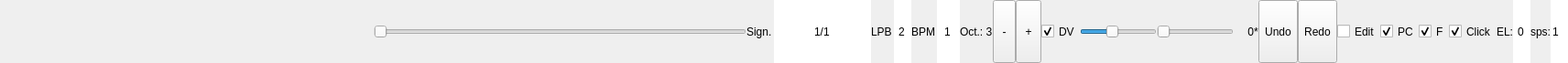
<?xml version="1.0" encoding="UTF-8"?>
<ui version="4.0">
 <class>Bottom_bar_widget</class>
 <widget class="QWidget" name="Bottom_bar_widget">
  <property name="geometry">
   <rect>
    <x>0</x>
    <y>0</y>
    <width>1712</width>
    <height>69</height>
   </rect>
  </property>
  <property name="sizePolicy">
   <sizepolicy hsizetype="Minimum" vsizetype="MinimumExpanding">
    <horstretch>0</horstretch>
    <verstretch>0</verstretch>
   </sizepolicy>
  </property>
  <property name="maximumSize">
   <size>
    <width>16777215</width>
    <height>127</height>
   </size>
  </property>
  <property name="windowTitle">
   <string>Form</string>
  </property>
  <layout class="QHBoxLayout" name="horizontalLayout_5">
   <property name="spacing">
    <number>0</number>
   </property>
   <property name="leftMargin">
    <number>0</number>
   </property>
   <property name="topMargin">
    <number>0</number>
   </property>
   <property name="rightMargin">
    <number>0</number>
   </property>
   <property name="bottomMargin">
    <number>0</number>
   </property>
   <item>
    <widget class="QWidget" name="widget" native="true">
     <property name="sizePolicy">
      <sizepolicy hsizetype="Preferred" vsizetype="MinimumExpanding">
       <horstretch>0</horstretch>
       <verstretch>0</verstretch>
      </sizepolicy>
     </property>
     <property name="maximumSize">
      <size>
       <width>16777215</width>
       <height>120</height>
      </size>
     </property>
     <property name="palette">
      <palette>
       <active>
        <colorrole role="WindowText">
         <brush brushstyle="SolidPattern">
          <color alpha="255">
           <red>0</red>
           <green>0</green>
           <blue>0</blue>
          </color>
         </brush>
        </colorrole>
        <colorrole role="Light">
         <brush brushstyle="SolidPattern">
          <color alpha="255">
           <red>200</red>
           <green>200</green>
           <blue>200</blue>
          </color>
         </brush>
        </colorrole>
        <colorrole role="Dark">
         <brush brushstyle="SolidPattern">
          <color alpha="255">
           <red>90</red>
           <green>90</green>
           <blue>90</blue>
          </color>
         </brush>
        </colorrole>
        <colorrole role="Text">
         <brush brushstyle="SolidPattern">
          <color alpha="255">
           <red>0</red>
           <green>0</green>
           <blue>0</blue>
          </color>
         </brush>
        </colorrole>
        <colorrole role="ButtonText">
         <brush brushstyle="SolidPattern">
          <color alpha="255">
           <red>0</red>
           <green>0</green>
           <blue>0</blue>
          </color>
         </brush>
        </colorrole>
        <colorrole role="PlaceholderText">
         <brush brushstyle="SolidPattern">
          <color alpha="255">
           <red>69</red>
           <green>77</green>
           <blue>114</blue>
          </color>
         </brush>
        </colorrole>
       </active>
       <inactive>
        <colorrole role="WindowText">
         <brush brushstyle="SolidPattern">
          <color alpha="255">
           <red>0</red>
           <green>0</green>
           <blue>0</blue>
          </color>
         </brush>
        </colorrole>
        <colorrole role="Light">
         <brush brushstyle="SolidPattern">
          <color alpha="255">
           <red>200</red>
           <green>200</green>
           <blue>200</blue>
          </color>
         </brush>
        </colorrole>
        <colorrole role="Dark">
         <brush brushstyle="SolidPattern">
          <color alpha="255">
           <red>90</red>
           <green>90</green>
           <blue>90</blue>
          </color>
         </brush>
        </colorrole>
        <colorrole role="Text">
         <brush brushstyle="SolidPattern">
          <color alpha="255">
           <red>0</red>
           <green>0</green>
           <blue>0</blue>
          </color>
         </brush>
        </colorrole>
        <colorrole role="ButtonText">
         <brush brushstyle="SolidPattern">
          <color alpha="255">
           <red>0</red>
           <green>0</green>
           <blue>0</blue>
          </color>
         </brush>
        </colorrole>
        <colorrole role="PlaceholderText">
         <brush brushstyle="SolidPattern">
          <color alpha="255">
           <red>69</red>
           <green>77</green>
           <blue>114</blue>
          </color>
         </brush>
        </colorrole>
       </inactive>
       <disabled>
        <colorrole role="WindowText">
         <brush brushstyle="SolidPattern">
          <color alpha="255">
           <red>90</red>
           <green>90</green>
           <blue>90</blue>
          </color>
         </brush>
        </colorrole>
        <colorrole role="Light">
         <brush brushstyle="SolidPattern">
          <color alpha="255">
           <red>200</red>
           <green>200</green>
           <blue>200</blue>
          </color>
         </brush>
        </colorrole>
        <colorrole role="Dark">
         <brush brushstyle="SolidPattern">
          <color alpha="255">
           <red>90</red>
           <green>90</green>
           <blue>90</blue>
          </color>
         </brush>
        </colorrole>
        <colorrole role="Text">
         <brush brushstyle="SolidPattern">
          <color alpha="255">
           <red>90</red>
           <green>90</green>
           <blue>90</blue>
          </color>
         </brush>
        </colorrole>
        <colorrole role="ButtonText">
         <brush brushstyle="SolidPattern">
          <color alpha="255">
           <red>90</red>
           <green>90</green>
           <blue>90</blue>
          </color>
         </brush>
        </colorrole>
        <colorrole role="PlaceholderText">
         <brush brushstyle="NoBrush">
          <color alpha="128">
           <red>0</red>
           <green>0</green>
           <blue>0</blue>
          </color>
         </brush>
        </colorrole>
       </disabled>
      </palette>
     </property>
     <property name="toolTip">
      <string/>
     </property>
     <layout class="QHBoxLayout" name="horizontalLayout_2">
      <property name="spacing">
       <number>0</number>
      </property>
      <property name="sizeConstraint">
       <enum>QLayout::SetMinimumSize</enum>
      </property>
      <property name="leftMargin">
       <number>0</number>
      </property>
      <property name="topMargin">
       <number>0</number>
      </property>
      <property name="rightMargin">
       <number>0</number>
      </property>
      <property name="bottomMargin">
       <number>0</number>
      </property>
      <item>
       <widget class="QWidget" name="widget_2" native="true">
        <property name="sizePolicy">
         <sizepolicy hsizetype="MinimumExpanding" vsizetype="MinimumExpanding">
          <horstretch>0</horstretch>
          <verstretch>0</verstretch>
         </sizepolicy>
        </property>
        <layout class="QHBoxLayout" name="horizontalLayout">
         <property name="spacing">
          <number>0</number>
         </property>
         <property name="leftMargin">
          <number>0</number>
         </property>
         <property name="topMargin">
          <number>0</number>
         </property>
         <property name="rightMargin">
          <number>0</number>
         </property>
         <property name="bottomMargin">
          <number>0</number>
         </property>
         <item>
          <layout class="QHBoxLayout" name="horizontalLayout_6" stretch="1,1">
           <property name="spacing">
            <number>0</number>
           </property>
           <item>
            <widget class="QLabel" name="status_label">
             <property name="sizePolicy">
              <sizepolicy hsizetype="Ignored" vsizetype="MinimumExpanding">
               <horstretch>0</horstretch>
               <verstretch>0</verstretch>
              </sizepolicy>
             </property>
             <property name="frameShadow">
              <enum>QFrame::Plain</enum>
             </property>
             <property name="lineWidth">
              <number>0</number>
             </property>
             <property name="text">
              <string/>
             </property>
             <property name="textFormat">
              <enum>Qt::AutoText</enum>
             </property>
            </widget>
           </item>
           <item>
            <widget class="QSlider" name="system_volume_slider">
             <property name="sizePolicy">
              <sizepolicy hsizetype="Ignored" vsizetype="MinimumExpanding">
               <horstretch>0</horstretch>
               <verstretch>0</verstretch>
              </sizepolicy>
             </property>
             <property name="minimumSize">
              <size>
               <width>120</width>
               <height>0</height>
              </size>
             </property>
             <property name="toolTip">
              <string>System Out Level.</string>
             </property>
             <property name="maximum">
              <number>10000</number>
             </property>
             <property name="orientation">
              <enum>Qt::Horizontal</enum>
             </property>
            </widget>
           </item>
          </layout>
         </item>
        </layout>
       </widget>
      </item>
      <item>
       <widget class="QWidget" name="SignatureWidget" native="true">
        <property name="sizePolicy">
         <sizepolicy hsizetype="Preferred" vsizetype="Minimum">
          <horstretch>0</horstretch>
          <verstretch>0</verstretch>
         </sizepolicy>
        </property>
        <layout class="QHBoxLayout" name="horizontalLayout_8">
         <property name="spacing">
          <number>2</number>
         </property>
         <property name="leftMargin">
          <number>0</number>
         </property>
         <property name="topMargin">
          <number>0</number>
         </property>
         <property name="rightMargin">
          <number>0</number>
         </property>
         <property name="bottomMargin">
          <number>0</number>
         </property>
         <item>
          <widget class="QLabel" name="signature_label">
           <property name="sizePolicy">
            <sizepolicy hsizetype="Preferred" vsizetype="Minimum">
             <horstretch>0</horstretch>
             <verstretch>0</verstretch>
            </sizepolicy>
           </property>
           <property name="text">
            <string>Sign.</string>
           </property>
          </widget>
         </item>
         <item>
          <widget class="SignatureQLineEdit" name="signature">
           <property name="sizePolicy">
            <sizepolicy hsizetype="Minimum" vsizetype="Minimum">
             <horstretch>0</horstretch>
             <verstretch>0</verstretch>
            </sizepolicy>
           </property>
           <property name="maximumSize">
            <size>
             <width>234234</width>
             <height>16777215</height>
            </size>
           </property>
           <property name="toolTip">
            <string>&lt;html&gt;&lt;head/&gt;&lt;body&gt;&lt;p&gt;Time signature.&lt;/p&gt;&lt;p&gt;&lt;br/&gt;&lt;/p&gt;&lt;p&gt;Use mouse wheel to quicly change the value.&lt;/p&gt;&lt;/body&gt;&lt;/html&gt;</string>
           </property>
           <property name="inputMask">
            <string/>
           </property>
           <property name="text">
            <string>1/1</string>
           </property>
           <property name="frame">
            <bool>false</bool>
           </property>
           <property name="alignment">
            <set>Qt::AlignCenter</set>
           </property>
          </widget>
         </item>
        </layout>
       </widget>
      </item>
      <item>
       <widget class="QWidget" name="LPBWidget" native="true">
        <property name="sizePolicy">
         <sizepolicy hsizetype="Preferred" vsizetype="Minimum">
          <horstretch>0</horstretch>
          <verstretch>0</verstretch>
         </sizepolicy>
        </property>
        <layout class="QHBoxLayout" name="horizontalLayout_3">
         <property name="spacing">
          <number>2</number>
         </property>
         <property name="leftMargin">
          <number>0</number>
         </property>
         <property name="topMargin">
          <number>0</number>
         </property>
         <property name="rightMargin">
          <number>0</number>
         </property>
         <property name="bottomMargin">
          <number>0</number>
         </property>
         <item>
          <widget class="QLabel" name="lpb_label">
           <property name="sizePolicy">
            <sizepolicy hsizetype="Preferred" vsizetype="Minimum">
             <horstretch>0</horstretch>
             <verstretch>0</verstretch>
            </sizepolicy>
           </property>
           <property name="text">
            <string>LPB</string>
           </property>
          </widget>
         </item>
         <item>
          <widget class="QSpinBox" name="lpb">
           <property name="sizePolicy">
            <sizepolicy hsizetype="Minimum" vsizetype="Minimum">
             <horstretch>0</horstretch>
             <verstretch>0</verstretch>
            </sizepolicy>
           </property>
           <property name="toolTip">
            <string>&lt;html&gt;&lt;head/&gt;&lt;body&gt;&lt;p&gt;Lines Per Beat&lt;/p&gt;&lt;p&gt;&lt;br/&gt;&lt;/p&gt;&lt;p&gt;(Actually: Lines per quarter note)&lt;/p&gt;&lt;/body&gt;&lt;/html&gt;</string>
           </property>
           <property name="frame">
            <bool>false</bool>
           </property>
           <property name="alignment">
            <set>Qt::AlignCenter</set>
           </property>
           <property name="buttonSymbols">
            <enum>QAbstractSpinBox::NoButtons</enum>
           </property>
           <property name="minimum">
            <number>2</number>
           </property>
           <property name="maximum">
            <number>99</number>
           </property>
          </widget>
         </item>
        </layout>
       </widget>
      </item>
      <item>
       <widget class="QWidget" name="BPMWidget" native="true">
        <property name="sizePolicy">
         <sizepolicy hsizetype="Preferred" vsizetype="MinimumExpanding">
          <horstretch>0</horstretch>
          <verstretch>0</verstretch>
         </sizepolicy>
        </property>
        <layout class="QHBoxLayout" name="horizontalLayout_4">
         <property name="spacing">
          <number>2</number>
         </property>
         <property name="leftMargin">
          <number>0</number>
         </property>
         <property name="topMargin">
          <number>0</number>
         </property>
         <property name="rightMargin">
          <number>0</number>
         </property>
         <property name="bottomMargin">
          <number>0</number>
         </property>
         <item>
          <widget class="QLabel" name="bpm_label">
           <property name="sizePolicy">
            <sizepolicy hsizetype="Preferred" vsizetype="Minimum">
             <horstretch>0</horstretch>
             <verstretch>0</verstretch>
            </sizepolicy>
           </property>
           <property name="text">
            <string>BPM</string>
           </property>
          </widget>
         </item>
         <item>
          <widget class="QSpinBox" name="bpm">
           <property name="sizePolicy">
            <sizepolicy hsizetype="Minimum" vsizetype="Minimum">
             <horstretch>0</horstretch>
             <verstretch>0</verstretch>
            </sizepolicy>
           </property>
           <property name="toolTip">
            <string>&lt;html&gt;&lt;head/&gt;&lt;body&gt;&lt;p&gt;Beats Per Minute&lt;br/&gt;&lt;/p&gt;&lt;p&gt;(Actually: Quarter notes per minute)&lt;/p&gt;&lt;/body&gt;&lt;/html&gt;
</string>
           </property>
           <property name="frame">
            <bool>false</bool>
           </property>
           <property name="alignment">
            <set>Qt::AlignCenter</set>
           </property>
           <property name="buttonSymbols">
            <enum>QAbstractSpinBox::NoButtons</enum>
           </property>
           <property name="minimum">
            <number>1</number>
           </property>
           <property name="maximum">
            <number>999</number>
           </property>
          </widget>
         </item>
        </layout>
       </widget>
      </item>
      <item>
       <widget class="QLabel" name="octave_label">
        <property name="sizePolicy">
         <sizepolicy hsizetype="Preferred" vsizetype="Minimum">
          <horstretch>0</horstretch>
          <verstretch>0</verstretch>
         </sizepolicy>
        </property>
        <property name="toolTip">
         <string>Input octave for lowest octave (Z-M on the keyboard).</string>
        </property>
        <property name="text">
         <string>Oct.: 3</string>
        </property>
       </widget>
      </item>
      <item>
       <widget class="QToolButton" name="octave_down_button">
        <property name="sizePolicy">
         <sizepolicy hsizetype="Fixed" vsizetype="Minimum">
          <horstretch>0</horstretch>
          <verstretch>0</verstretch>
         </sizepolicy>
        </property>
        <property name="maximumSize">
         <size>
          <width>16777215</width>
          <height>16777215</height>
         </size>
        </property>
        <property name="toolTip">
         <string>Decrease keyboard octave</string>
        </property>
        <property name="text">
         <string> - </string>
        </property>
       </widget>
      </item>
      <item>
       <widget class="QToolButton" name="octave_up_button">
        <property name="sizePolicy">
         <sizepolicy hsizetype="Fixed" vsizetype="Minimum">
          <horstretch>0</horstretch>
          <verstretch>0</verstretch>
         </sizepolicy>
        </property>
        <property name="maximumSize">
         <size>
          <width>16777215</width>
          <height>16777215</height>
         </size>
        </property>
        <property name="toolTip">
         <string>Increase keyboard octave</string>
        </property>
        <property name="text">
         <string> + </string>
        </property>
       </widget>
      </item>
      <item>
       <widget class="QCheckBox" name="drunk_velocity_onoff">
        <property name="sizePolicy">
         <sizepolicy hsizetype="Fixed" vsizetype="Minimum">
          <horstretch>0</horstretch>
          <verstretch>0</verstretch>
         </sizepolicy>
        </property>
        <property name="maximumSize">
         <size>
          <width>16777215</width>
          <height>5134134</height>
         </size>
        </property>
        <property name="toolTip">
         <string>Drunk velocity: Inserted notes will be given a velocity between min vel and max vel using a random walk algorithm.</string>
        </property>
        <property name="text">
         <string>DV</string>
        </property>
        <property name="checkable">
         <bool>true</bool>
        </property>
        <property name="checked">
         <bool>true</bool>
        </property>
       </widget>
      </item>
      <item>
       <widget class="QSlider" name="min_velocity_slider">
        <property name="sizePolicy">
         <sizepolicy hsizetype="Minimum" vsizetype="Minimum">
          <horstretch>0</horstretch>
          <verstretch>0</verstretch>
         </sizepolicy>
        </property>
        <property name="toolTip">
         <string>Drunk velocity: Inserted notes will be given a velocity between min vel and max vel using a random walk algorithm.</string>
        </property>
        <property name="maximum">
         <number>10000</number>
        </property>
        <property name="value">
         <number>4000</number>
        </property>
        <property name="orientation">
         <enum>Qt::Horizontal</enum>
        </property>
       </widget>
      </item>
      <item>
       <widget class="QSlider" name="velocity_slider">
        <property name="sizePolicy">
         <sizepolicy hsizetype="Minimum" vsizetype="Minimum">
          <horstretch>0</horstretch>
          <verstretch>0</verstretch>
         </sizepolicy>
        </property>
        <property name="toolTip">
         <string>Standard velocity</string>
        </property>
        <property name="maximum">
         <number>10000</number>
        </property>
        <property name="orientation">
         <enum>Qt::Horizontal</enum>
        </property>
       </widget>
      </item>
      <item>
       <widget class="QLabel" name="num_undos_label">
        <property name="sizePolicy">
         <sizepolicy hsizetype="Preferred" vsizetype="Minimum">
          <horstretch>0</horstretch>
          <verstretch>0</verstretch>
         </sizepolicy>
        </property>
        <property name="minimumSize">
         <size>
          <width>22</width>
          <height>0</height>
         </size>
        </property>
        <property name="toolTip">
         <string>Number of undo's available</string>
        </property>
        <property name="text">
         <string>0</string>
        </property>
        <property name="alignment">
         <set>Qt::AlignRight|Qt::AlignTrailing|Qt::AlignVCenter</set>
        </property>
       </widget>
      </item>
      <item>
       <widget class="QLabel" name="unsaved_undos">
        <property name="sizePolicy">
         <sizepolicy hsizetype="Preferred" vsizetype="Minimum">
          <horstretch>0</horstretch>
          <verstretch>0</verstretch>
         </sizepolicy>
        </property>
        <property name="text">
         <string>*</string>
        </property>
       </widget>
      </item>
      <item>
       <widget class="QToolButton" name="undo_button">
        <property name="sizePolicy">
         <sizepolicy hsizetype="Fixed" vsizetype="Minimum">
          <horstretch>0</horstretch>
          <verstretch>0</verstretch>
         </sizepolicy>
        </property>
        <property name="text">
         <string>Undo</string>
        </property>
       </widget>
      </item>
      <item>
       <widget class="QToolButton" name="redo_button">
        <property name="sizePolicy">
         <sizepolicy hsizetype="Fixed" vsizetype="Minimum">
          <horstretch>0</horstretch>
          <verstretch>0</verstretch>
         </sizepolicy>
        </property>
        <property name="text">
         <string>Redo</string>
        </property>
       </widget>
      </item>
      <item>
       <widget class="QCheckBox" name="edit_onoff">
        <property name="sizePolicy">
         <sizepolicy hsizetype="Minimum" vsizetype="Minimum">
          <horstretch>0</horstretch>
          <verstretch>0</verstretch>
         </sizepolicy>
        </property>
        <property name="maximumSize">
         <size>
          <width>16777215</width>
          <height>16777215</height>
         </size>
        </property>
        <property name="toolTip">
         <string>Edit mode: When on, notes played on the keyboard or from midi are recorded into the editor, when off, notes are played back, but not inserted into the editor.</string>
        </property>
        <property name="text">
         <string>Edit</string>
        </property>
        <property name="checkable">
         <bool>true</bool>
        </property>
       </widget>
      </item>
      <item>
       <widget class="QCheckBox" name="play_cursor_onoff">
        <property name="sizePolicy">
         <sizepolicy hsizetype="Minimum" vsizetype="Minimum">
          <horstretch>0</horstretch>
          <verstretch>0</verstretch>
         </sizepolicy>
        </property>
        <property name="maximumSize">
         <size>
          <width>16777215</width>
          <height>16777215</height>
         </size>
        </property>
        <property name="toolTip">
         <string>&lt;html&gt;&lt;head/&gt;&lt;body&gt;&lt;p&gt;When playing, show play cursor (PC) instead of scrolling the editor&lt;/p&gt;&lt;/body&gt;&lt;/html&gt;</string>
        </property>
        <property name="text">
         <string>PC</string>
        </property>
        <property name="checkable">
         <bool>true</bool>
        </property>
        <property name="checked">
         <bool>true</bool>
        </property>
       </widget>
      </item>
      <item>
       <widget class="QCheckBox" name="editor_follows_play_cursor_onoff">
        <property name="sizePolicy">
         <sizepolicy hsizetype="Minimum" vsizetype="Minimum">
          <horstretch>0</horstretch>
          <verstretch>0</verstretch>
         </sizepolicy>
        </property>
        <property name="maximumSize">
         <size>
          <width>16777215</width>
          <height>16777215</height>
         </size>
        </property>
        <property name="toolTip">
         <string>&lt;html&gt;&lt;head/&gt;&lt;body&gt;&lt;p&gt;Automatically scroll the editor when necessary so that the play cursor is always visible.&lt;/p&gt;&lt;p&gt;&lt;br/&gt;&lt;/p&gt;&lt;/body&gt;&lt;/html&gt;</string>
        </property>
        <property name="text">
         <string>F</string>
        </property>
        <property name="checkable">
         <bool>true</bool>
        </property>
        <property name="checked">
         <bool>true</bool>
        </property>
       </widget>
      </item>
      <item>
       <widget class="QCheckBox" name="click_onoff">
        <property name="sizePolicy">
         <sizepolicy hsizetype="Minimum" vsizetype="Minimum">
          <horstretch>0</horstretch>
          <verstretch>0</verstretch>
         </sizepolicy>
        </property>
        <property name="maximumSize">
         <size>
          <width>16777215</width>
          <height>16777215</height>
         </size>
        </property>
        <property name="toolTip">
         <string>Enable/disable metronome - CTRL + SHIFT + M</string>
        </property>
        <property name="text">
         <string>Click</string>
        </property>
        <property name="checkable">
         <bool>true</bool>
        </property>
        <property name="checked">
         <bool>true</bool>
        </property>
       </widget>
      </item>
      <item>
       <widget class="QLabel" name="editlines_label">
        <property name="sizePolicy">
         <sizepolicy hsizetype="Preferred" vsizetype="Minimum">
          <horstretch>0</horstretch>
          <verstretch>0</verstretch>
         </sizepolicy>
        </property>
        <property name="toolTip">
         <string>&lt;html&gt;&lt;head/&gt;&lt;body&gt;&lt;p&gt;Edit Lines.&lt;/p&gt;&lt;p&gt;The number of lines to scroll up or down after adding a note.&lt;/p&gt;&lt;p&gt;To use these number of lines to scroll when pressing cursor up/down too, enable &amp;quot;Multiply number of lines to scroll ...&amp;quot; under Edit -&amp;gt; Preferences -&amp;gt; Editor.&lt;/p&gt;&lt;/body&gt;&lt;/html&gt;</string>
        </property>
        <property name="text">
         <string>EL:</string>
        </property>
       </widget>
      </item>
      <item>
       <widget class="QSpinBox" name="editlines">
        <property name="sizePolicy">
         <sizepolicy hsizetype="Minimum" vsizetype="Minimum">
          <horstretch>0</horstretch>
          <verstretch>0</verstretch>
         </sizepolicy>
        </property>
        <property name="toolTip">
         <string>&lt;html&gt;&lt;head/&gt;&lt;body&gt;&lt;p&gt;Edit Lines.&lt;/p&gt;&lt;p&gt;The number of lines to scroll up or down after adding a note.&lt;/p&gt;&lt;p&gt;To use these number of lines to scroll when pressing cursor up/down too, enable &amp;quot;Multiply number of lines to scroll ...&amp;quot; under Edit -&amp;gt; Preferences -&amp;gt; Editor.&lt;/p&gt;&lt;/body&gt;&lt;/html&gt;</string>
        </property>
        <property name="statusTip">
         <string/>
        </property>
        <property name="frame">
         <bool>false</bool>
        </property>
        <property name="alignment">
         <set>Qt::AlignCenter</set>
        </property>
        <property name="buttonSymbols">
         <enum>QAbstractSpinBox::NoButtons</enum>
        </property>
        <property name="minimum">
         <number>0</number>
        </property>
       </widget>
      </item>
      <item>
       <widget class="QLabel" name="sps_label">
        <property name="sizePolicy">
         <sizepolicy hsizetype="Preferred" vsizetype="Minimum">
          <horstretch>0</horstretch>
          <verstretch>0</verstretch>
         </sizepolicy>
        </property>
        <property name="toolTip">
         <string>Scrolls Per Second.
Maximum number of times per second the player will scroll the editor to a new line.
Scrolling too often can be tiresome for the eyes.</string>
        </property>
        <property name="text">
         <string>sps:</string>
        </property>
       </widget>
      </item>
      <item>
       <widget class="QSpinBox" name="sps">
        <property name="sizePolicy">
         <sizepolicy hsizetype="Minimum" vsizetype="Minimum">
          <horstretch>0</horstretch>
          <verstretch>0</verstretch>
         </sizepolicy>
        </property>
        <property name="toolTip">
         <string>Scrolls Per Second.
Maximum number of times per second the player will scroll the editor to a new line.
Scrolling too often can be tiresome for the eyes.</string>
        </property>
        <property name="statusTip">
         <string/>
        </property>
        <property name="frame">
         <bool>false</bool>
        </property>
        <property name="buttonSymbols">
         <enum>QAbstractSpinBox::NoButtons</enum>
        </property>
        <property name="minimum">
         <number>1</number>
        </property>
       </widget>
      </item>
     </layout>
    </widget>
   </item>
  </layout>
 </widget>
 <customwidgets>
  <customwidget>
   <class>SignatureQLineEdit</class>
   <extends>QLineEdit</extends>
   <header>lzqlineedit.h</header>
  </customwidget>
 </customwidgets>
 <resources/>
 <connections/>
</ui>
